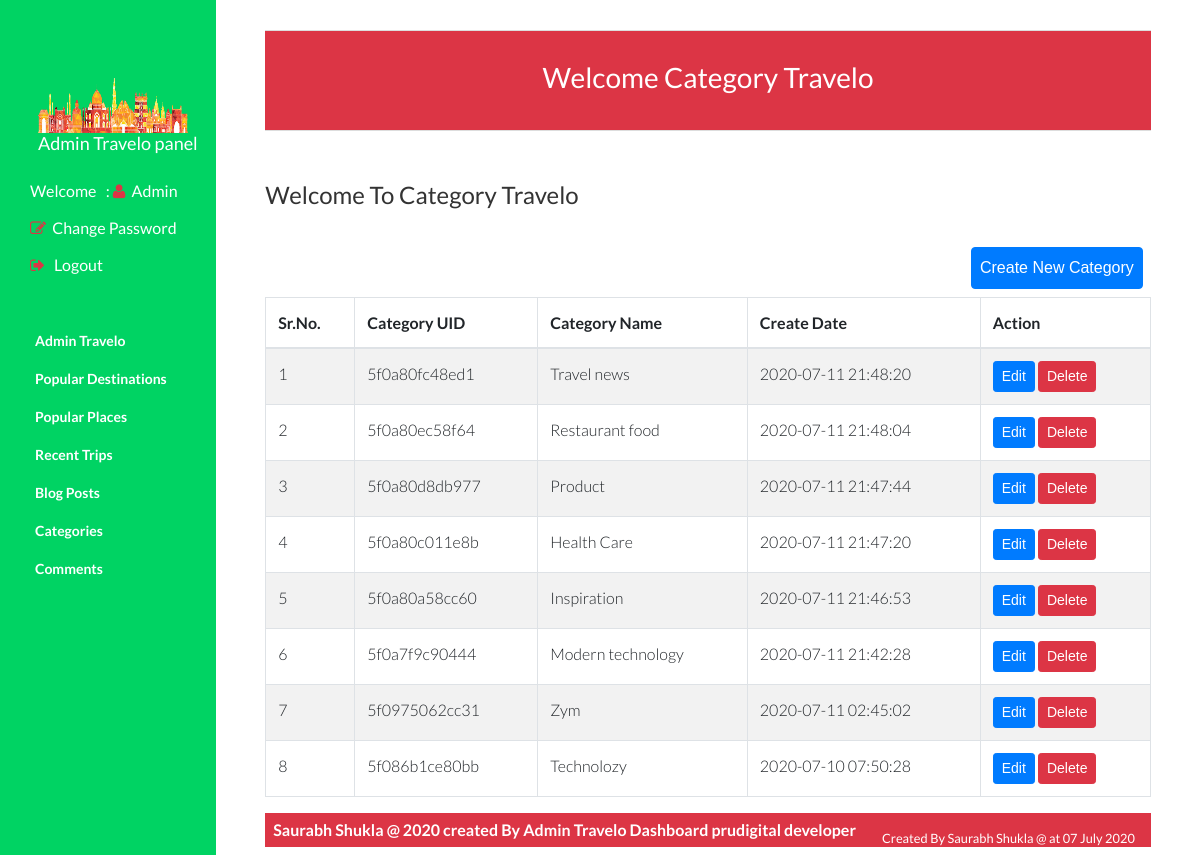
Screenshot of /admin/category.php (signed in) with the database file from the repository.
### tables this page shows
CREATE TABLE `categories` (
  `category_id` int(11) NOT NULL,
  `category_uid` varchar(20) NOT NULL,
  `category_name` varchar(200) NOT NULL,
  `created_at` timestamp NOT NULL DEFAULT current_timestamp(),
  `updated_at` timestamp NOT NULL DEFAULT current_timestamp() ON UPDATE current_timestamp()
);

### admin/category.php (the view, shortened to what this page needs)
<?php include('header.php'); ?>
<?php include('navbar.php'); ?>
<div id="main-wrapper">
   <div class="main-content">
      <section id="category">
         <div class="content-header bg-danger">
            <marquee>
               <h1 class="text-white">Welcome Category Travelo</h1>
            </marquee>
         </div>
         <h2 class="title">Welcome To Category Travelo</h2>
         <div class="section-content">
            <button class="btn btn-primary pull-right m-2 p-2" onclick="window.location.href='addcategory.php'">Create New Category</button>
            <table id="dataTable" class="table table-striped table-bordered nowrap" cellspacing="0" width="100%">
               <thead>
                  <tr>
                     <th>Sr.No.</th>
                     <th>Category UID</th>
                     <th>Category Name</th>
                     <th>Create Date</th>
                     <th colspan="3">Action</th>
                  </tr>
               </thead>
               <tbody>
                  <?php
                     $sql = "SELECT * FROM categories order by created_at desc";
                     $sn = 1;
                     if($result = mysqli_query($link, $sql)){
                        while($row=mysqli_fetch_assoc($result)){
                     ?>
                  <tr>
                     <td><?php echo $sn; ?></td>
                     <td><?php echo $row['category_uid']; ?></td>
                     <td><?php echo $row['category_name']; ?></td>
                     <td><?php echo $row['created_at'];?></td>
                     <td>
                        <a href="updatecategory.php?category_uid=<?php echo $row['category_uid'];?>"><button class="btn btn-sm btn-primary">Edit</button></a>
                        <a href="?category_uid=<?php echo $row['category_uid']?>"><button class="btn btn-sm btn-danger" onclick="return deleteconfirm()">Delete</button></a>
                     </td>
                  </tr>
                  <?php
                     $sn++;
                        }
                     }
                     ?>
               </tbody>
            </table>
         </div>
         <?php include('footer.php'); ?>

### admin/css/main.css (style rules this page uses)
body { background-color:#FFF; font-family: "Lato", sans-serif; font-weight: 300; font-size:16px; line-height:18px; color:#777; }
a { color: #aa0a5f; }
a, a:hover, a:focus { text-decoration: none; outline: 0; }
h1, h2, h3, h4, h5, h6 { color: #333; margin:0; font-weight: normal; }
h1 { font-size: 28px; }
h2 { font-size: 24px; }
.title { margin: 50px 0 30px; }
.main-content section { margin: 0 5%; }
#main-wrapper { float: left; margin-left: 18%; width: 82%; }
.content-header { border-bottom: 1px solid #ddd; border-top: 1px solid #ddd; margin-top: 30px; padding: 30px 0 35px; text-align: center; }
.section-content { font-size: 16px; line-height: 25px; }

### rows the page displays
categories: category_uid "5f0a80fc48ed1", category_name "Travel news", created_at "2020-07-11 21:48:20"
categories: category_uid "5f0a80ec58f64", category_name "Restaurant food", created_at "2020-07-11 21:48:04"
categories: category_uid "5f0a80d8db977", category_name "Product", created_at "2020-07-11 21:47:44"
categories: category_uid "5f0a80c011e8b", category_name "Health Care", created_at "2020-07-11 21:47:20"
categories: category_uid "5f0a80a58cc60", category_name "Inspiration", created_at "2020-07-11 21:46:53"
categories: category_uid "5f0a7f9c90444", category_name "Modern technology", created_at "2020-07-11 21:42:28"
categories: category_uid "5f0975062cc31", category_name "Zym", created_at "2020-07-11 02:45:02"
categories: category_uid "5f086b1ce80bb", category_name "Technolozy", created_at "2020-07-10 07:50:28"

### other values shown
$_SESSION['adminname'] "Admin"
